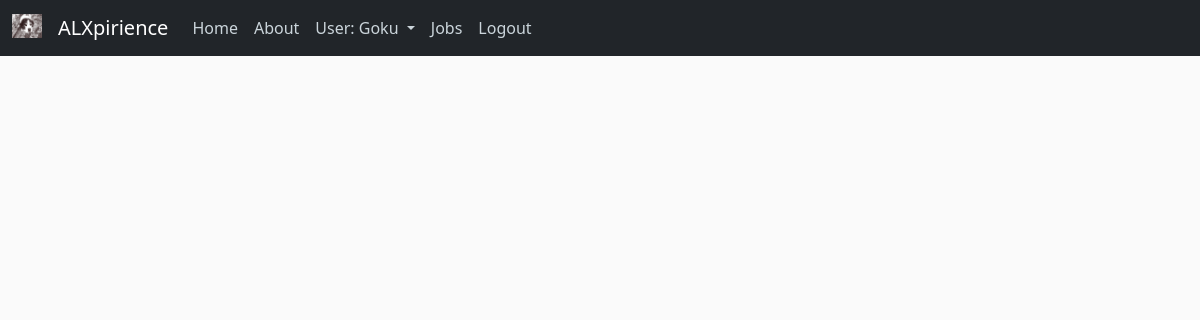
Page /myprojects (signed in) on the earlier database version.
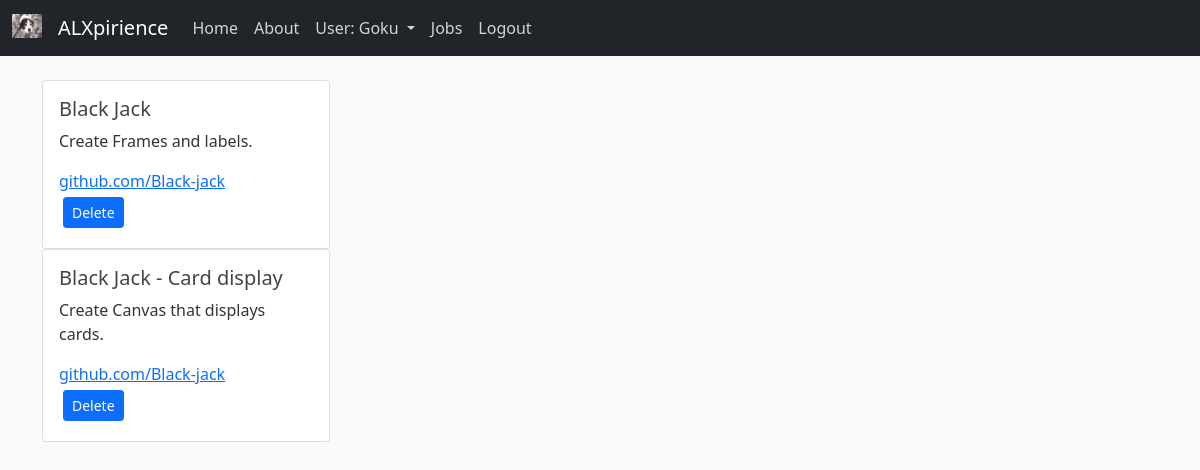
Same page on the later database version.
### expirience/data_base.py (models this page shows, shortened)
class Projects(db.Model):
    id = db.Column(db.Integer, primary_key=True, autoincrement=True)
    project_name = db.Column(db.String(100), nullable=False)
    project_description = db.Column(db.Text, nullable=False)
    project_link = db.Column(db.String(120), nullable=False)
    skills_required = db.Column(db.String(120), nullable=False)
    project_status = db.Column(db.String(20), nullable=False, default='pending')
    user_id = db.Column(db.Integer, db.ForeignKey('user.id'), nullable=False)

### expirience/routes.py (the view, shortened to what this page needs)
@app.route('/myprojects', methods=['GET', 'POST'])
@login_required
def myprojects():
    if not current_user.is_authenticated:
        return redirect(url_for('home'))
    projects_current_user = [Projects.query.all(), current_user]
    return render_template('myprojects.html', title="My Projects", form=projects_current_user)

### expirience/data_base.py (called while the page is built)
@loginManager.user_loader
def get_user(user_id):
    return User.query.get(int(user_id))

### expirience/templates/myprojects.html (shortened to what this page needs)
{% extends "layout.html" %}
{% block content %}
{% for project in form[0] %}
    {% if project.author.id == form[1].id %}
        <div class="card" style="width: 18rem;">
            <div class="card-body">
                <h5 class="card-title">{{ project.project_name }}</h5>
                <p class="card-text">{{ project.project_description }}</p>
                <a href="project.project_link" class="card-link">{{ project.project_link }}</a>
                <form action="{{ url_for('myprojects') }}" method="post">
                    <button type="submit" class="btn btn-sm btn-primary m-1" >Delete</button>
                </form>
            </div>
        </div>
    {% endif %}
{% endfor %}
{% endblock %}

Differences in the rows shown:
added Projects: project_name "Black Jack", project_description "Create Frames and labels.", project_link "github.com/Black-jack"
added Projects: project_name "Black Jack - Card display", project_description "Create Canvas that displays cards.", project_link "github.com/Black-jack"
